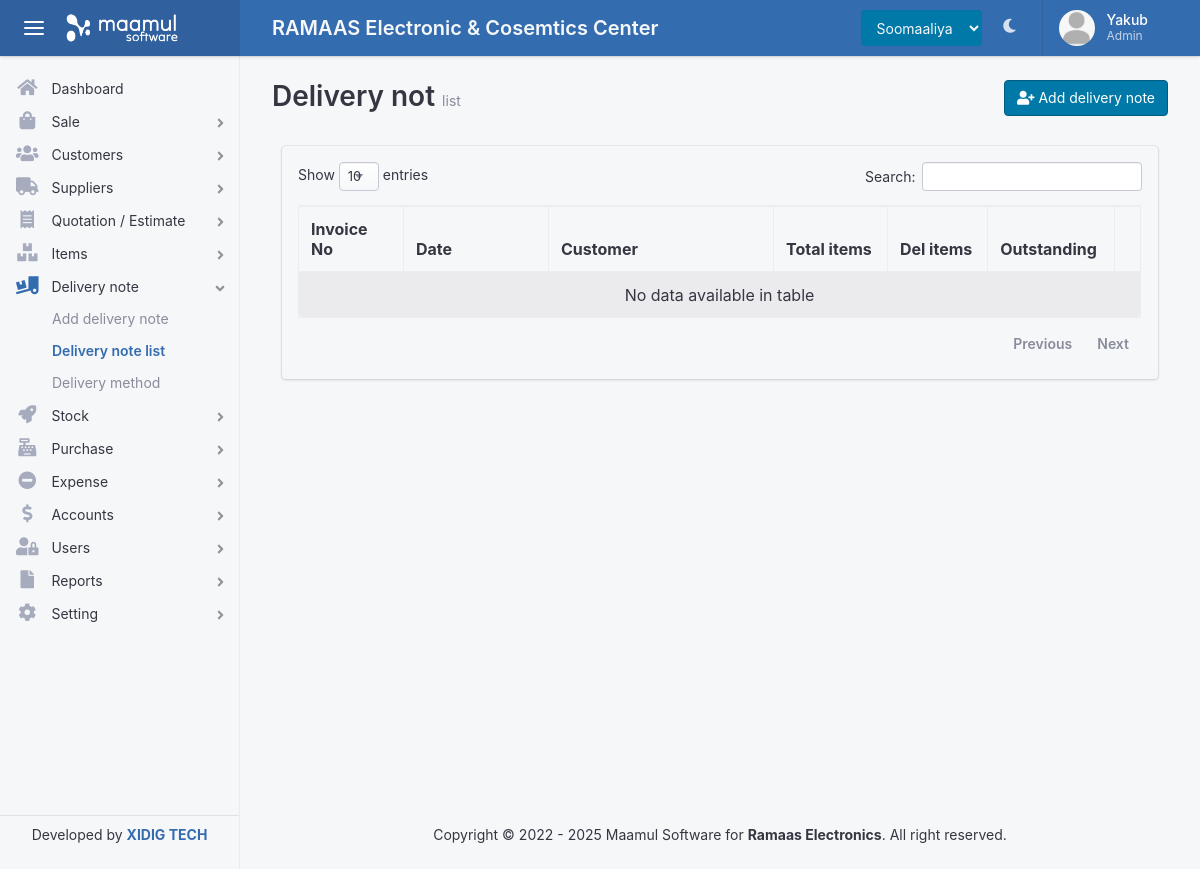
The app's page /delivery-note/list.php (signed in) with its own data.
### tables this page shows
CREATE TABLE `usergroup` (
  `group_id` int(11) NOT NULL,
  `group_name` varchar(50) DEFAULT NULL,
  `description` varchar(50) DEFAULT NULL,
  `warehouse` int(11) DEFAULT NULL,
  `created_date` datetime DEFAULT NULL,
  `created_by` int(11) DEFAULT NULL
);

CREATE TABLE `menu` (
  `menu_id` int(11) NOT NULL,
  `menu_name` varchar(50) DEFAULT NULL,
  `menu_icon` varchar(50) DEFAULT NULL,
  `has_sup_menu` int(11) DEFAULT NULL,
  `url` varchar(255) DEFAULT NULL,
  `sort_by` int(11) NOT NULL
);

CREATE TABLE `submenu` (
  `submenu_id` int(11) NOT NULL,
  `menu_id` int(11) DEFAULT NULL,
  `sub_menu_name` varchar(50) DEFAULT NULL,
  `url` varchar(255) DEFAULT NULL
);

### delivery-note/list.php (the view, shortened to what this page needs)
<?php $title = 'Delivery note list';  include(ROOT_PATH . '/inc/header.php'); ?>
  <body>
    <div class="app">
      <?php include(ROOT_PATH .'/inc/nav.php'); ?>
            <?php $menu = 'Delivery note'  ?>
      <?php $smenu = 'Delivery note list'  ?>
      <?php include(ROOT_PATH . '/inc/sidebar.php'); ?>
      <main class="app-main">
        <div class="wrapper">
          <div class="page">
            <div class="page-inner">
              <header class="page-title-bar">
              <div class="row">
                <div class="col-md-6">
                  <h1 class="page-title"> Delivery not <small>list</small> </h1>
                </div>
                <div class="col-md-6 text-right">
                    <a href="<?= BASE_URL ?>delivery-note/add" class="btn btn-info text-right"> <i class="fa fa-user-plus"></i> Add delivery note </a>
                </div>
              </div>
              </header>
              <div class="page-section">
                <div class="section-block">
                  <div class="col-md-12">
                    <div class="card bg-light ">
                      <div class="card-body  ">
                        <table id="example1" class="table table-bordered  table-striped ">
                          <thead>
                            <tr>
                              <th style='min-width:80px'>Invoice No</th>
                              <th style='min-width:120px'>Date</th>
                              <th style='min-width:200px'>Customer</th>
                              <th>Total items</th>
                              <th>Del items</th>
                              <th>Outstanding</th>
                              <th></th>
                            </tr>
                          </thead>
                          <tbody>
                          </tbody>
                        </table>
                      </div>
                    </div>
                  </div>
                </div>
              </div>
            </div>
          </div>
        </div>
          <?php include(ROOT_PATH .'/inc/footer.php'); ?>
      </main>
    </div>
<?php include(ROOT_PATH .'/inc/footer_links.php'); ?>

### inc/nav.php (shortened to what this page needs)
<header class="app-header app-header-dark">
        <div class="top-bar">
          <div class="top-bar-brand">
            <button class="hamburger hamburger-squeeze mr-2" type="button" data-toggle="aside-menu" aria-label="toggle aside menu"><span class="hamburger-box"><span class="hamburger-inner"></span></span></button>
            <a href="<?= BASE_URL ?>">
                <img src="<?= BASE_URL ?>assets/images/logo/logo.png" height='40' alt="">
            </a>
          </div>
          <div class="top-bar-list">
            <div class="top-bar-item top-bar-item-full">
              <h5 class=' w-100 text-light my-1 '>RAMAAS Electronic & Cosemtics Center</h5>
            </div>
            <div class="top-bar-item top-bar-item-right px-0 d-none d-sm-flex">
              <ul class="header-nav nav">
                <div class="nav-item ">
                  <select name="" id="" class="form-control bg-info text-light " style='border:0;'>
                    <option value="English">Soomaaliya</option>
                  </select>
                </div>
                <li class="nav-item dropdown header-nav-dropdown ">
                  <a class="nav-link" data-toggle="skin" href="#"   ><span class="fas fa-moon ml-1"></span></a>
                </li>
              </ul>
              <div class="dropdown d-none d-md-flex">
                <button class="btn-account" type="button" data-toggle="dropdown" aria-haspopup="true" aria-expanded="false"><span class="user-avatar user-avatar-md"><img src="<?= BASE_URL ?>assets/images/<?php if(empty($_SESSION['profile'])){echo 'profile.png';}else{ echo $_SESSION['profile'];}  ?>" alt=""></span> <span class="account-summary pr-lg-4 d-none d-lg-block"><span class="account-name"><?=$_SESSION['fname'] ?></span> <span class="account-description"><?php echo get_role(); ?></span></span></button>
              </div>
            </div>
          </div>
        </div>
      </header>
  <?php
    function get_role(){
      global $con;
      $id = $_SESSION['uid'];
      $stmt = "SELECT * FROM usergroup WHERE group_id in (SELECT usergroup FROM users WHERE userid = $id)";
      $result = mysqli_query($con, $stmt);
      $row = mysqli_fetch_assoc($result);
      echo $row['group_name'];
    }
  ?>

### inc/sidebar.php (shortened to what this page needs)
<aside class="app-aside app-aside-expand-md app-aside-light">
        <div class="aside-content">
          <div class="aside-menu overflow-hidden">
            <nav id="stacked-menu" class="stacked-menu">
              <ul class="menu">
                <li class="menu-item  <?php if(isset($menu) && $menu == 'Dashboard') {echo 'has-active'; }else{ echo '';} ?>">
                  <a href="<?= BASE_URL ?>" class="menu-link"><span class="menu-icon fas fa-home"></span> <span class="menu-text">Dashboard</span></a>
                </li>
                <?php
                  $groupid = $_SESSION['usergroup'];
                  $stmt = "SELECT * from menu WHERE menu_id in (SELECT menu_id FROM submenu WHERE submenu_id IN(
                  SELECT sub_menu_id FROM previlage WHERE group_id = $groupid)) ORDER BY sort_by ASC";
                  $result = mysqli_query($con, $stmt);
                  while($row = mysqli_fetch_assoc($result)){
                    $id = $row['menu_id'];
                    $name = $row['menu_name'];
                    $icon = $row['menu_icon'];
                   if(isset($menu) && $menu == $name) { $is_active = 'has-active'; } else { $is_active = '';}
                    echo "
                    <li class='menu-item  has-child $is_active'>
                      <a href='#' class='menu-link'><span class='$icon'></span> <span class='menu-text'>$name</span></a>
                      <ul class='menu'>  ";
                        $sql = " SELECT * FROM submenu WHERE submenu_id in (SELECT sub_menu_id FROM previlage WHERE group_id = $groupid) AND menu_id = $id";
                        $res = mysqli_query($con, $sql);
                        while($rows = mysqli_fetch_assoc($res)){
                          $sname = $rows['sub_menu_name'];
                          $url = $rows['url'];
                           if(isset($smenu) && $smenu == $sname) { $is_active1 = 'has-active'; } else { $is_active1 = '';}
                          echo "
                          <li class='menu-item $is_active1 '>
                            <a href=' ". BASE_URL . $url ."' class='menu-link'>$sname</a>
                          </li>
                          ";
                        }
                        echo "
                        </ul>
                        </li>
                        ";
                  }
                ?>
              </ul>
            </nav>
          </div>
          <footer class="aside-footer border-top p-2">
            <p href="" class="text-center"> Developed by <strong> <a href="xidigtech.com">XIDIG TECH</a> </strong> </p>
          </footer>
        </div>
      </aside>

### records on screen
usergroup: group_name "Admin"
menu: menu_name "Sale"
menu: menu_name "Customers"
menu: menu_name "Suppliers"
menu: menu_name "Quotation / Estimate"
menu: menu_name "Items"
menu: menu_name "Delivery note"
submenu: sub_menu_name "Add delivery note"
submenu: sub_menu_name "Delivery note list"
submenu: sub_menu_name "Delivery method"
menu: menu_name "Stock"
menu: menu_name "Purchase"
menu: menu_name "Expense"
menu: menu_name "Accounts"
menu: menu_name "Users"
menu: menu_name "Reports"
menu: menu_name "Setting"

### other values on screen
$_SESSION['fname'] "Yakub"
